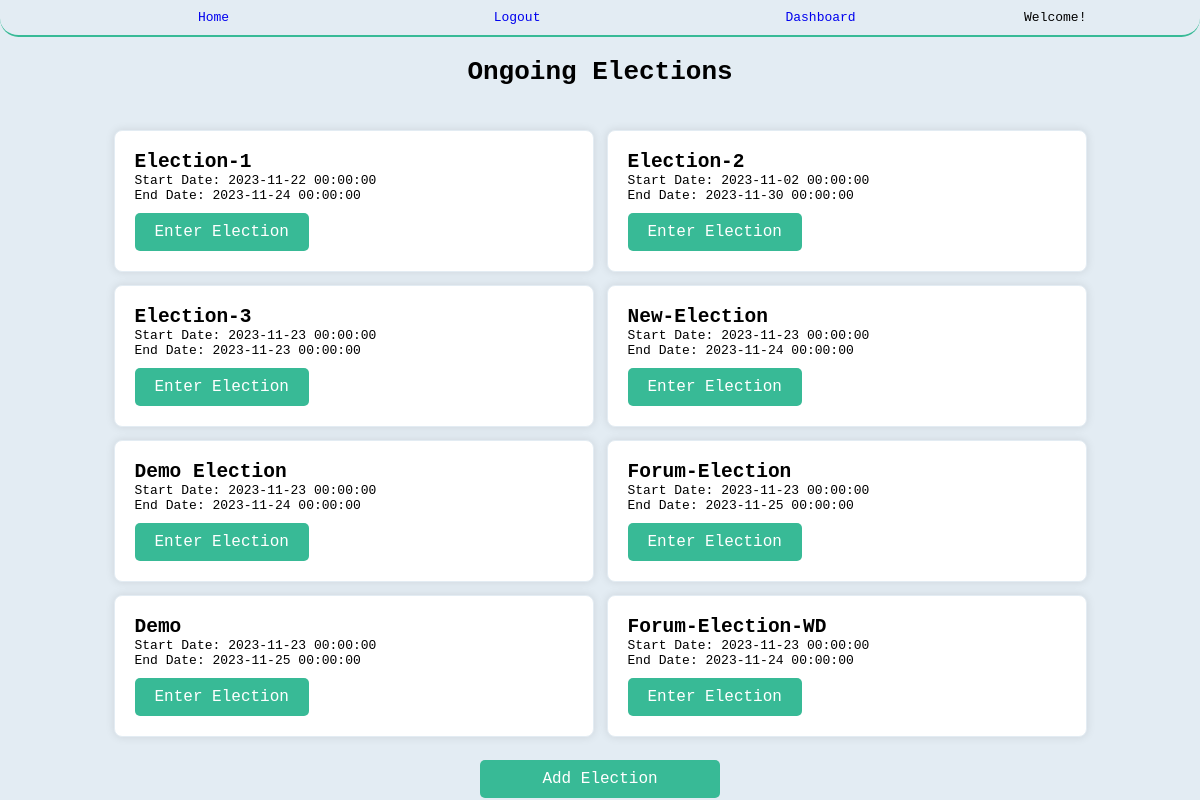
The page /election-dashboard (signed in) on the database its author committed.
### EBS/models.py (models this page shows)
class Election(db.Model):
    __tablename__ = 'election'
    id = db.Column(db.Integer, primary_key=True)
    title = db.Column(db.String(100), nullable=False)
    start_date = db.Column(db.DateTime, nullable=False)
    end_date = db.Column(db.DateTime, nullable=False)
    creator_id = db.Column(db.Integer, db.ForeignKey('super_user.id'), nullable=True)
    nominees = db.relationship('Nominee', backref='election', lazy=True)

### EBS/elections.py (the view)
@elections.route('/election-dashboard')
@login_required
def election_dashboard():
    ongoing_elections = Election.query.all()
    return render_template('election_dashboard.html', elections=ongoing_elections)

### EBS/templates/election_dashboard.html (shortened to what this page needs)
{% extends 'base.html' %}
{% block content %}
  <div class="main_container">
  <h1>Ongoing Elections</h1>
  <div class="election-container">
    {% for election in elections %}
      <div class="election-card">
        <h2>{{ election.title }}</h2>
        <p>Start Date: {{ election.start_date }}</p>
        <p>End Date: {{ election.end_date }}</p>
        {% if current_user.is_authenticated and not current_user.is_superuser %}
          <form action="{{ url_for('elections.election_page', election_id=election.id) }}" method="post">
            <button type="submit" class="btn btn-primary">Enter Election</button>
          </form>
        {% endif %}
      </div>
    {% endfor %}
  </div>
  {% if current_user.is_authenticated and current_user.id == 1008 %}
        <a href="{{ url_for('elections.create_nomination') }}" class="btn btn-primary">Add Election</a>
      {% endif %}
  </div>
{% endblock %}

### EBS/templates/base.html (shortened to what this page needs)
<!DOCTYPE html>
<html lang="en">
<head>
    {% block head %}
    <link rel="stylesheet" href="{{ url_for('static', filename='css/style.css') }}"/>
    {% endblock %}
</head>
<body>
    <div class="nav">
        <a href="{{ url_for('main.index') }}">Home</a>
        {% if current_user.is_authenticated %}
            <a href="{{ url_for('auth.logout') }}">Logout</a>
            <a href="{{ url_for('elections.election_dashboard') }}">Dashboard</a>
            <span>Welcome! {{ current_user.name }}</span>
            {% endif %}
    </div>
    {% block content %} {% endblock %}
</body>
</html>

### EBS/static/css/style.css (style rules this page uses)
* { font-family: monospace; margin: 0; padding: 0; }
body { background-color: #e3ecf3; }
a { text-decoration: none; }
.nav { padding: 10px; top: 0; display: flex; justify-content: space-evenly; border-bottom: 2px solid #38ba96; border-radius: 20px; }

### EBS/templates/election_dashboard.html (style rules this page uses)
.main_container { display: flex; flex-wrap: wrap; gap: 1em; flex-direction: column; align-items: center; justify-content: center; }
a { width: 200px; text-align: center; }
.election-container { margin-top:10px; display: flex; flex-wrap: wrap; gap: 1em; justify-content: center; }
.election-card { border: 1px solid #e3ecf3; padding: 20px; width: 40%; box-sizing: border-box; background-color: #fff; border-radius: 8px; box-shadow: 0 0 10px rgba(0, 0, 0, 0.1); }
.btn { margin-top: 10px; padding: 10px 20px; cursor: pointer; border: none; border-radius: 5px; font-size: 16px; }
.btn-primary { background-color: #38ba96; color: #fff; }
h1 { text-align: center; margin:20px; }

### rows shown on the page
Election: title "Election-1", start_date "2023-11-22 00:00:00", end_date "2023-11-24 00:00:00"
Election: title "Election-2", start_date "2023-11-02 00:00:00", end_date "2023-11-30 00:00:00"
Election: title "Election-3", start_date "2023-11-23 00:00:00", end_date "2023-11-23 00:00:00"
Election: title "New-Election", start_date "2023-11-23 00:00:00", end_date "2023-11-24 00:00:00"
Election: title "Demo Election", start_date "2023-11-23 00:00:00", end_date "2023-11-24 00:00:00"
Election: title "Forum-Election", start_date "2023-11-23 00:00:00", end_date "2023-11-25 00:00:00"
Election: title "Demo", start_date "2023-11-23 00:00:00", end_date "2023-11-25 00:00:00"
Election: title "Forum-Election-WD", start_date "2023-11-23 00:00:00", end_date "2023-11-24 00:00:00"
